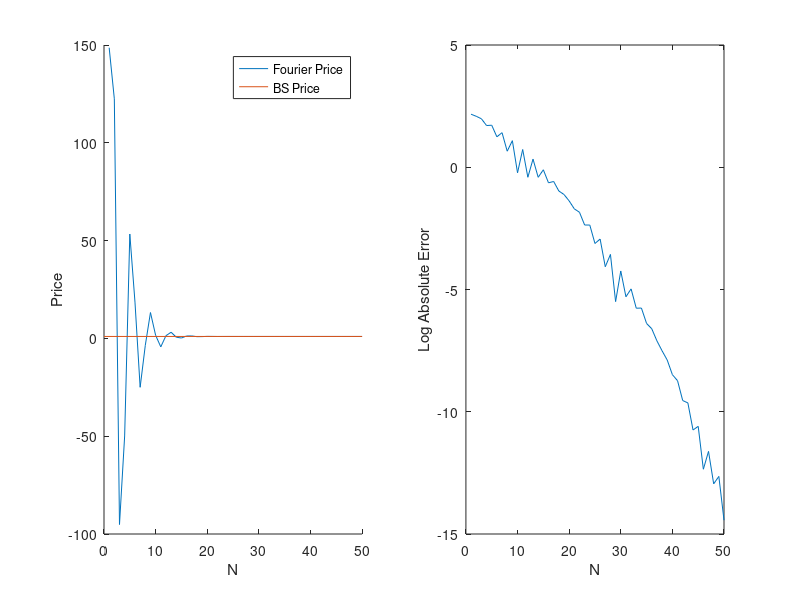
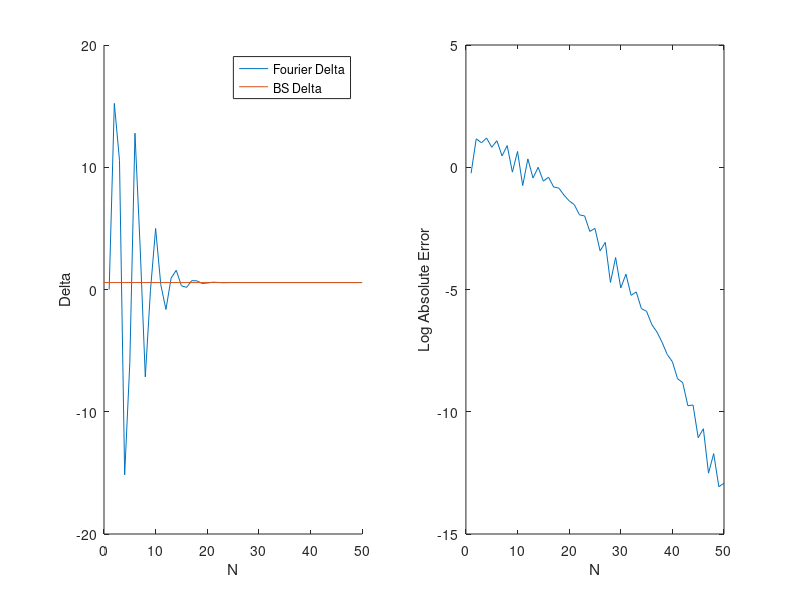

MATLAB code for these plots, in order:
clear 
clc 

S0 = 5; 
sigma = 0.4; 
T = 2; 
K = 6; 
r = 0.06; 

L = 10; 
c1 = r*T; 
c2 = (sigma^2)*T; 
c4 = 0; 
a = c1 - L*sqrt(c2 + sqrt(c4)); 
b = c1 + L*sqrt(c2 + sqrt(c4)); 
N = 50; 
n = 0:(N-1); 

% Characteristic Function of Log Stock Price Scaled
% Supports Vectorised Input
charST = @(u) exp(1i.*u.*( log(S0./K)+(r-0.5*sigma.^2).*T)...
    -(0.5*sigma.^2).*T.*u.^2); 

chi_n = @(c,d)(               cos(n.*pi.*((d-a)./(b-a))).*exp(d)...
                             -cos(n.*pi.*((c-a)./(b-a))).*exp(c)...
             +(n.*pi./(b-a)).*sin(n.*pi.*((d-a)./(b-a))).*exp(d)...
             -(n.*pi./(b-a)).*sin(n.*pi.*((c-a)./(b-a))).*exp(c))./...
    (1 + (n.*pi./(b-a)).^2)   ; 

nhelp = n(2:end); 
phi_n = @(c,d) [(d-c),((b-a)./(nhelp.*pi).*sin(nhelp.*pi.*((d-a)./(b-a)))...
                      -(b-a)./(nhelp.*pi).*sin(nhelp.*pi.*((c-a)./(b-a))))]; 


vn = (2./(b-a)).*K.*(chi_n(0,b) - phi_n(0,b)); 
Vsum = real(charST((n.*pi)/(b-a)).*exp(-1i.*n.*pi.*(a/(b-a)))).*vn;
Vsum(1) = Vsum(1).*0.5; 
V = exp(-r*T).*cumsum(Vsum); 

% Black-Scholes Analytical formula 
d1 =@(K) (log(S0./K) + (r + 0.5*sigma.^2).*T)./(sigma.*sqrt(T)); 
d2 =@(K) (log(S0./K) + (r - 0.5*sigma.^2)*T)./(sigma.*sqrt(T));
BS =@(K) (S0.*normcdf(d1(K)) - K.*exp(-r*T).*normcdf(d2(K))); 

BS_price = BS(K); 
Dsum = real(charST((n.*pi)/(b-a)).*...
    ((1i.*n.*pi)./(S0.*(b-a))).*exp(-1i.*n.*pi.*(a/(b-a)))).*vn;
Dsum(1) = Dsum(1).*0.5; 
D = exp(-r*T).*cumsum(Dsum); 


n = n +1; 
figure() 
subplot(1,2,1)
hold on 
plot(n,V)
[V(end) BS_price]
plot([0 50], [BS_price BS_price])
legend('Fourier Price','BS Price')
ylabel('Price') 
xlabel('N') 
hold off 
subplot(1,2,2) 
plot(n,log10(abs(BS_price - V)))
ylabel('Log Absolute Error') 
xlabel('N')

figure() 
subplot(1,2,1)
hold on 
plot(n,D)
plot([0 50], normcdf(d1(K)).*ones(1,2))
legend('Fourier Delta','BS Delta')
ylabel('Delta') 
xlabel('N') 
hold off 
subplot(1,2,2) 
plot((n),log10(abs(normcdf(d1(K)) - D)))
ylabel('Log Absolute Error') 
xlabel('N')

